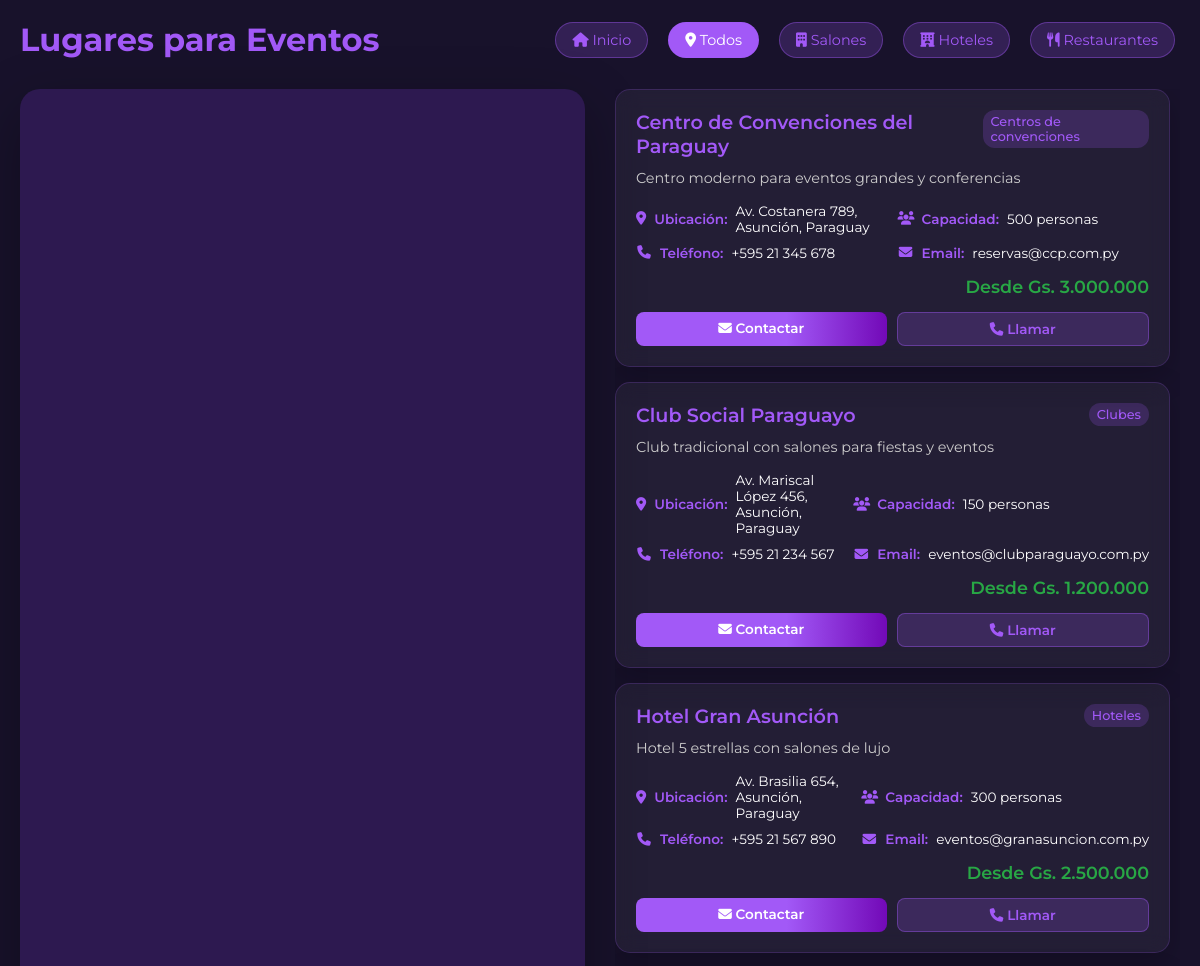
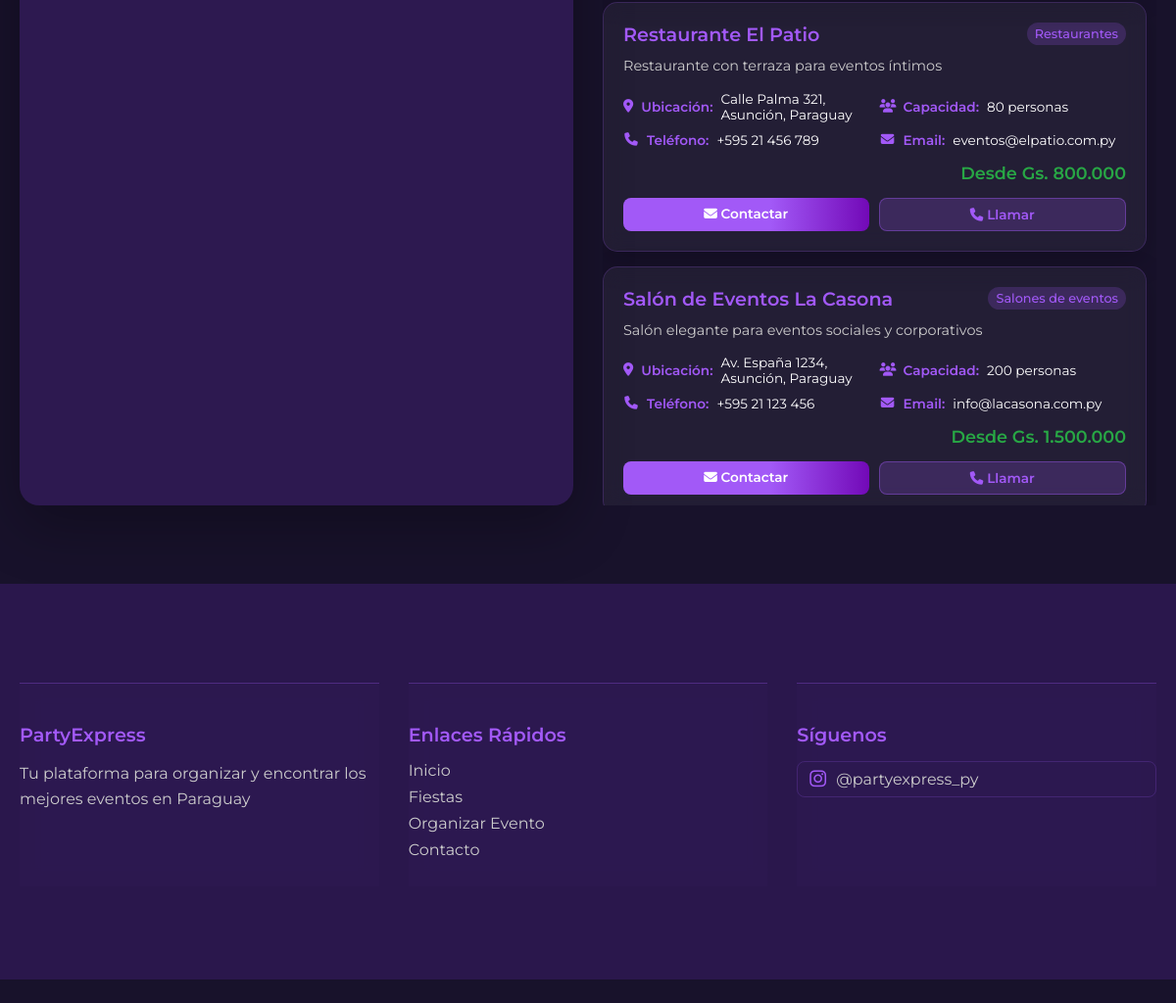
The app's page /lugares.php with its own data (2 pictures, top to bottom).
### tables this page shows
CREATE TABLE IF NOT EXISTS lugares_eventos (
        id INT AUTO_INCREMENT PRIMARY KEY,
        nombre VARCHAR(200) NOT NULL,
        descripcion TEXT,
        categoria VARCHAR(100) NOT NULL,
        direccion VARCHAR(255) NOT NULL,
        latitud DECIMAL(10,8) NOT NULL,
        longitud DECIMAL(11,8) NOT NULL,
        telefono VARCHAR(50),
        email VARCHAR(100),
        capacidad INT,
        precio_minimo DECIMAL(10,2),
        imagen VARCHAR(255),
        activo BOOLEAN DEFAULT TRUE,
        fecha_creacion TIMESTAMP DEFAULT CURRENT_TIMESTAMP,
        fecha_actualizacion TIMESTAMP DEFAULT CURRENT_TIMESTAMP ON UPDATE CURRENT_TIMESTAMP,
        
        INDEX idx_categoria (categoria),
        INDEX idx_activo (activo),
        INDEX idx_precio (precio_minimo),
        INDEX idx_ubicacion (latitud, longitud)
    );

### lugares.php (the view, shortened to what this page needs)
<?php
$lugares = [];
try {
    $conn = obtenerConexion();
    $stmt = $conn->prepare('SELECT * FROM lugares_eventos WHERE activo = TRUE ORDER BY nombre');
    $stmt->execute();
    $result = $stmt->get_result();
    while ($row = $result->fetch_assoc()) {
        $lugares[] = [
            'id' => $row['id'],
            'nombre' => $row['nombre'],
            'descripcion' => $row['descripcion'],
            'categoria' => $row['categoria'],
            'direccion' => $row['direccion'],
            'lat' => floatval($row['latitud']),
            'lng' => floatval($row['longitud']),
            'telefono' => $row['telefono'],
            'email' => $row['email'],
            'capacidad' => $row['capacidad'],
            'precio_min' => floatval($row['precio_minimo']),
            'imagen' => $row['imagen']
        ];
    }
} catch (Exception $e) {
    $lugares = [
        [
            'id' => 1,
            'nombre' => 'Salón de Eventos La Casona',
            'descripcion' => 'Salón elegante para eventos sociales y corporativos',
            'categoria' => 'Salones de eventos',
            'direccion' => 'Av. España 1234, Asunción, Paraguay',
            'lat' => -25.2637,
            'lng' => -57.5759,
            'telefono' => '+595 21 123 456',
            'email' => 'info@lacasona.com.py',
            'capacidad' => 200,
            'precio_min' => 1500000,
            'imagen' => 'img/lugar1.jpg'
        ],
        [
            'id' => 2,
            'nombre' => 'Club Social Paraguayo',
            'descripcion' => 'Club tradicional con salones para fiestas y eventos',
            'categoria' => 'Clubes',
            'direccion' => 'Av. Mariscal López 456, Asunción, Paraguay',
            'lat' => -25.2800,
            'lng' => -57.6300,
            'telefono' => '+595 21 234 567',
            'email' => 'eventos@clubparaguayo.com.py',
            'capacidad' => 150,
            'precio_min' => 1200000,
            'imagen' => 'img/lugar2.jpg'
        ]
    ];
}
function formatearPrecio($precio) {
    return 'Gs. ' . number_format($precio, 0, ',', '.');
}
?>
<!DOCTYPE html>
<html lang="es">
<head>
    <link rel="stylesheet" href="https://cdnjs.cloudflare.com/ajax/libs/font-awesome/6.4.2/css/all.min.css">
    <link rel="stylesheet" href="styles.css">
</head>
<body>
    <div class="lugares-container">
        <header class="lugares-header">
            <h1 class="lugares-title">Lugares para Eventos</h1>
            <div style="display: flex; gap: 10px; align-items: center; flex-wrap: wrap;">
                <a href="index.php" class="btn-filtro">
                    <i class="fa fa-home"></i> Inicio
                </a>
                <button class="btn-filtro activo" data-categoria="todos">
                    <i class="fa fa-map-marker-alt"></i> Todos
                </button>
                <button class="btn-filtro" data-categoria="Salones de eventos">
                    <i class="fa fa-building"></i> Salones
                </button>
                <button class="btn-filtro" data-categoria="Hoteles">
                    <i class="fa fa-hotel"></i> Hoteles
                </button>
                <button class="btn-filtro" data-categoria="Restaurantes">
                    <i class="fa fa-utensils"></i> Restaurantes
                </button>
            </div>
        </header>
        <div class="lugares-content">
            <div class="mapa-container">
                <div id="mapa"></div>
            </div>
            <div class="lugares-lista">
                <?php foreach ($lugares as $lugar): ?>
                    <div class="lugar-card" data-lugar-id="<?php echo $lugar['id']; ?>" data-lat="<?php echo $lugar['lat']; ?>" data-lng="<?php echo $lugar['lng']; ?>" data-categoria="<?php echo htmlspecialchars($lugar['categoria']); ?>">
                        <div class="lugar-header">
                            <h3 class="lugar-nombre"><?php echo htmlspecialchars($lugar['nombre']); ?></h3>
                            <span class="lugar-categoria"><?php echo htmlspecialchars($lugar['categoria']); ?></span>
                        </div>
                        <p class="lugar-descripcion"><?php echo htmlspecialchars($lugar['descripcion']); ?></p>
                        <div class="lugar-info">
                            <div class="info-item">
                                <i class="fa fa-map-marker-alt info-icon"></i>
                                <span class="info-label">Ubicación:</span>
                                <span class="info-value"><?php echo htmlspecialchars($lugar['direccion']); ?></span>
                            </div>
                            <div class="info-item">
                                <i class="fa fa-users info-icon"></i>
                                <span class="info-label">Capacidad:</span>
                                <span class="info-value"><?php echo $lugar['capacidad']; ?> personas</span>
                            </div>
                            <div class="info-item">
                                <i class="fa fa-phone info-icon"></i>
                                <span class="info-label">Teléfono:</span>
                                <span class="info-value"><?php echo htmlspecialchars($lugar['telefono']); ?></span>
                            </div>
                            <div class="info-item">
                                <i class="fa fa-envelope info-icon"></i>
                                <span class="info-label">Email:</span>
                                <span class="info-value"><?php echo htmlspecialchars($lugar['email']); ?></span>
                            </div>
                        </div>
                        <div class="lugar-precio">
                            Desde <?php echo formatearPrecio($lugar['precio_min']); ?>
                        </div>
                        <div class="lugar-acciones">
                            <a href="mailto:<?php echo htmlspecialchars($lugar['email']); ?>" class="btn-contacto">
                                <i class="fa fa-envelope"></i> Contactar
                            </a>
                            <a href="tel:<?php echo htmlspecialchars($lugar['telefono']); ?>" class="btn-ver">
                                <i class="fa fa-phone"></i> Llamar
                            </a>
                        </div>
                    </div>
                <?php endforeach; ?>
            </div>
        </div>
    </div>
    <footer class="footer-section">
        <div class="footer-content">
            <div class="footer-section">
                <h3>PartyExpress</h3>
                <p>Tu plataforma para organizar y encontrar los mejores eventos en Paraguay</p>
            </div>
            <div class="footer-section">
                <h3>Enlaces Rápidos</h3>
                <ul>
                    <li><a href="index.php">Inicio</a></li>
                    <li><a href="fiestas.php">Fiestas</a></li>
                    <li><a href="organizar.php">Organizar Evento</a></li>
                    <li><a href="contacto.php">Contacto</a></li>
                </ul>
            </div>
            <div class="footer-section">
                <h3>Síguenos</h3>
                <div class="redes-sociales">
                    <a href="https://www.instagram.com/partyexpress_py?utm_source=ig_web_button_share_sheet&igsh=MXF6dWcydmt0dTFuNA==" target="_blank" class="red-social">
                        <i class="fab fa-instagram"></i>
                        <span>@partyexpress_py</span>
                    </a>
                </div>
            </div>
        </div>
        <div class="footer-bottom">
            <p>&copy; 2024 PartyExpress. Todos los derechos reservados.</p>
        </div>
    </footer>
</body>
</html>

### styles.css (style rules this page uses)
* { margin: 0; padding: 0; box-sizing: border-box; font-family: 'Montserrat', Arial, sans-serif; }
body { background: #18122B; }

### lugares.php (style rules this page uses)
.lugares-container { max-width: 1400px; margin: 0 auto; padding: 20px; }
.lugares-header { display: flex; justify-content: space-between; align-items: center; margin-bottom: 30px; flex-wrap: wrap; gap: 15px; }
.lugares-title { color: #a259f7; font-size: 2rem; margin: 0; }
.btn-filtro { background: rgba(162,89,247,0.2); color: #a259f7; border: 1px solid rgba(162,89,247,0.4); padding: 8px 16px; border-radius: 20px; text-decoration: none; font-size: 0.9rem; transition: all 0.3s ease; margin: 0 5px; }
.btn-filtro:hover, .btn-filtro.activo { background: #a259f7; color: white; }
.lugares-content { display: grid; grid-template-columns: 1fr 1fr; gap: 30px; height: 70vh; }
.mapa-container { background: #2D1950; border-radius: 20px; overflow: hidden; box-shadow: 0 20px 60px rgba(0,0,0,0.3); position: relative; }
#mapa { width: 100%; height: 100%; border-radius: 20px; }
.lugares-lista { overflow-y: auto; padding-right: 10px; }
.lugar-card { background: rgba(255,255,255,0.05); border-radius: 15px; padding: 20px; margin-bottom: 15px; backdrop-filter: blur(10px); border: 1px solid rgba(162,89,247,0.2); box-shadow: 0 10px 30px rgba(0,0,0,0.2); transition: all 0.3s ease; cursor: pointer; }
.lugar-header { display: flex; justify-content: space-between; align-items: flex-start; margin-bottom: 10px; }
.lugar-nombre { color: #a259f7; font-size: 1.2rem; font-weight: 600; margin: 0; }
.lugar-categoria { background: rgba(162,89,247,0.2); color: #a259f7; padding: 4px 8px; border-radius: 12px; font-size: 0.8rem; font-weight: 500; }
.lugar-descripcion { color: #ccc; font-size: 0.9rem; margin-bottom: 15px; line-height: 1.4; }
.lugar-info { display: grid; grid-template-columns: 1fr 1fr; gap: 10px; margin-bottom: 15px; }
.info-item { display: flex; align-items: center; gap: 8px; font-size: 0.85rem; }
.info-icon { color: #a259f7; width: 16px; text-align: center; }
.info-label { color: #a259f7; font-weight: 600; }
.info-value { color: #fff; }
.lugar-precio { color: #28a745; font-weight: 600; font-size: 1.1rem; text-align: right; }
.lugar-acciones { display: flex; gap: 10px; margin-top: 15px; }
.btn-contacto { background: linear-gradient(90deg, #a259f7 60%, #7209b7 100%); color: white; padding: 8px 16px; border-radius: 8px; text-decoration: none; font-size: 0.85rem; font-weight: 600; transition: all 0.3s ease; flex: 1; text-align: center; }
.btn-ver { background: rgba(162,89,247,0.2); color: #a259f7; border: 1px solid rgba(162,89,247,0.4); padding: 8px 16px; border-radius: 8px; text-decoration: none; font-size: 0.85rem; font-weight: 600; transition: all 0.3s ease; flex: 1; text-align: center; }
.footer-section { background: rgba(45, 25, 80, 0.9); backdrop-filter: blur(10px); border-top: 1px solid rgba(162,89,247,0.3); padding: 40px 0 20px; margin-top: 60px; }
.footer-content { max-width: 1200px; margin: 0 auto; padding: 0 20px; display: grid; grid-template-columns: repeat(auto-fit, minmax(250px, 1fr)); gap: 30px; }
.footer-section h3 { color: #a259f7; font-size: 1.2rem; margin-bottom: 15px; font-weight: 600; }
.footer-section p { color: #ccc; line-height: 1.6; margin-bottom: 15px; }
.footer-section ul { list-style: none; padding: 0; margin: 0; }
.footer-section ul li { margin-bottom: 8px; }
.footer-section ul li a { color: #ccc; text-decoration: none; transition: color 0.3s ease; }
.redes-sociales { display: flex; flex-direction: column; gap: 10px; }
.red-social { display: flex; align-items: center; gap: 10px; color: #ccc; text-decoration: none; padding: 8px 12px; border-radius: 8px; transition: all 0.3s ease; border: 1px solid rgba(162,89,247,0.2); }
.red-social i { font-size: 1.2rem; color: #a259f7; }
.footer-bottom { border-top: 1px solid rgba(162,89,247,0.2); margin-top: 30px; padding-top: 20px; text-align: center; }
.footer-bottom p { color: #888; font-size: 0.9rem; margin: 0; }

### records on screen
lugares_eventos: nombre "Centro de Convenciones del Paraguay", categoria "Centros de convenciones", descripcion "Centro moderno para eventos grandes y conferencias", direccion "Av. Costanera 789, Asunción, Paraguay", capacidad "500", telefono "+595 21 345 678", email "reservas@ccp.com.py", precio_min "Gs. 3.000.000"
lugares_eventos: nombre "Club Social Paraguayo", categoria "Clubes", descripcion "Club tradicional con salones para fiestas y eventos", direccion "Av. Mariscal López 456, Asunción, Paraguay", capacidad "150", telefono "+595 21 234 567", email "eventos@clubparaguayo.com.py", precio_min "Gs. 1.200.000"
lugares_eventos: nombre "Hotel Gran Asunción", categoria "Hoteles", descripcion "Hotel 5 estrellas con salones de lujo", direccion "Av. Brasilia 654, Asunción, Paraguay", capacidad "300", telefono "+595 21 567 890", email "eventos@granasuncion.com.py", precio_min "Gs. 2.500.000"
lugares_eventos: nombre "Restaurante El Patio", categoria "Restaurantes", descripcion "Restaurante con terraza para eventos íntimos", direccion "Calle Palma 321, Asunción, Paraguay", capacidad "80", telefono "+595 21 456 789", email "eventos@elpatio.com.py", precio_min "Gs. 800.000"
lugares_eventos: nombre "Salón de Eventos La Casona", categoria "Salones de eventos", descripcion "Salón elegante para eventos sociales y corporativos", direccion "Av. España 1234, Asunción, Paraguay", capacidad "200", telefono "+595 21 123 456", email "info@lacasona.com.py", precio_min "Gs. 1.500.000"
